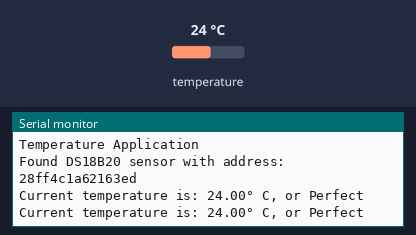
A program run on a simulated ESP8266 (NodeMCU). Shown: the last lines printed to the serial monitor. Inputs (shaded band) come from the test bench; at power-on: temperature 24 °C.

Above: at 7.3 s.
7.4 s: temperature set to 12 °C
At 13.1 s:
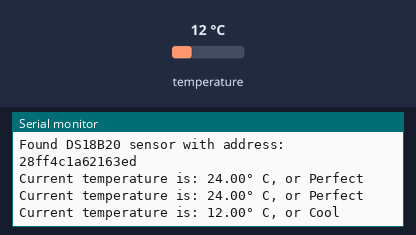
19.3 s: temperature set to 28 °C
At 25.1 s:
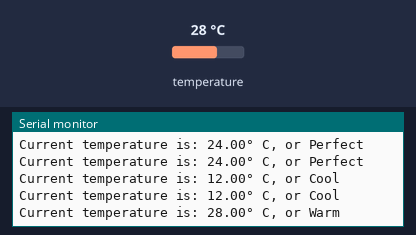
31.2 s: temperature set to 33 °C
At 35.8 s:
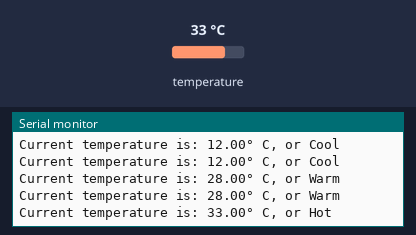
42.7 s: temperature set to 41 °C
At 47.8 s:
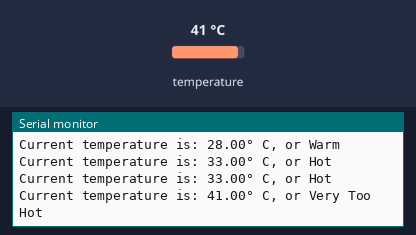
54.3 s: temperature set to 7 °C
At 59.7 s:
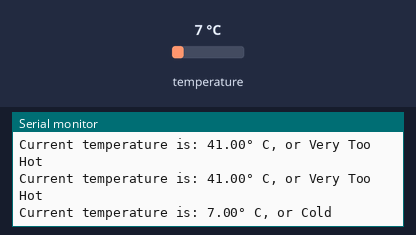

The program:

main.cpp
```cpp
//"I Mouaiad Hejazi,001220081 certify that this material is my original work. No other person's work has been used without due acknowledgement. I have not made my work available to anyone else."

// ******************************************************************
// Dallas Semiconductor DS18B20 Temperature Sensor Demo Program
// COMP-10184
// Mohawk College

// library for Arduino framework
#include <Arduino.h>
// 1-Wire sensor communication libary
#include <OneWire.h>
// DS18B20 sensor library
#include <DallasTemperature.h>

// Pin that the  DS18B20 is connected to
const int oneWireBus = D3;

// Setup a oneWire instance to communicate with any OneWire devices
OneWire oneWire(oneWireBus);

// Pass our oneWire reference to Dallas Temperature sensor
DallasTemperature DS18B20(&oneWire);

// Temperature reading from DS18B20
DeviceAddress tempSensor;

/**
 * The setup() function is used to configure the USB serial monitor and start the DS18B20 sensor
 */
void setup()
{
  // configure the USB serial monitor
  Serial.begin(115200);

  // Start the DS18B20 sensor
  DS18B20.begin();

  // check if the sensor is not connected then print an error message
  if (!DS18B20.getAddress(tempSensor, 0))
  {
    Serial.println("");
    Serial.println("Temperature Application");
    Serial.println("No DS18B20 temperature sensors are installed");
  }
  else
  {
    // retrieve the sensor address
    DS18B20.getAddress(tempSensor, 0);

    Serial.println("");
    Serial.println("Temperature Application");

    // print the address

    /* Declaring a variable called address and initializing it to an empty string. */
    String address = "";
    /* This is a for loop that is used to print the address of the sensor. */
    for (uint8_t i = 0; i < 8; i++)
    {
      // print the address with word " found" at the end
      address += String(tempSensor[i], HEX);
    }

    Serial.println("Found DS18B20 sensor with address: " + address);
  }
}

/**
 * If the DS18B20 sensor is found, then ask it for the current temperature, and print it to the serial
 * monitor
 */
void loop()
{
  /* This is a conditional statement that checks if the sensor is connected. */
  if (DS18B20.getAddress(tempSensor, 0))
  {
    /* Declaring a variable called fTemp and initializing it to a float. */
    float fTemp;

    // ask DS18B20 for the current temperature
    DS18B20.requestTemperatures();

    // fetch the temperature.  We only have 1 sensor, so the index is 0.
    fTemp = DS18B20.getTempCByIndex(0);

    /* This is a conditional statement that checks the temperature and prints the status of the
    temperature. */
    String status = fTemp < 10   ? "Cold"
                    : fTemp < 15 ? "Cool"
                    : fTemp < 25 ? "Perfect"
                    : fTemp < 30 ? "Warm"
                    : fTemp < 35 ? "Hot"
                                 : "Very Too Hot";

    Serial.println("Current temperature is: " + String(fTemp) + "° C, or " + status);

    // wait 5s (5000ms) before doing this again
    delay(5000);
  }
}
```

Measured:
- after the input at 7.4 s, the serial monitor: prints a new line after 5.0 s (image 1)
- after the input at 19.3 s, the serial monitor: prints a new line after 4.6 s (image 2)
- after the input at 31.2 s, the serial monitor: prints a new line after 4.3 s (image 3)
- after the input at 42.7 s, the serial monitor: prints a new line after 4.3 s (image 4)
- after the input at 54.3 s, the serial monitor: prints a new line after 4.3 s (image 5)
